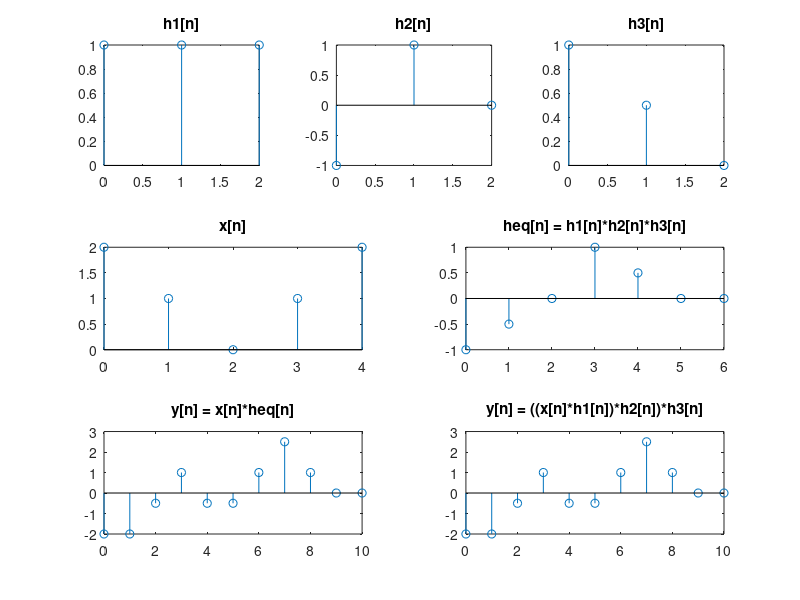

Source code (MATLAB):
%Laboratorio 3

figure(1);%set(1,'Name','Associação em série: S: S1 -> S2 -> S3');
	nh=0:2; nx = 0:4; ny = 0:10;

    h1 = [1 1 1];
    subplot(3,3,1);
    stem(nh, h1);
    title('h1[n]');
    %axis([-5 12 -1.5 1.5]);

    h2 = [-1 1 0];
    subplot(3,3,2);
    stem(nh, h2);
    title('h2[n]');
    %axis([-10 10 -1.5 1.5]);

    h3 = [1 0.5 0];
    subplot(3,3,3);
    stem(nh, h3);
    title('h3[n]');
    %axis([-10 10 -1.5 1.5]);

    x = [2 1 0 1 2];
    subplot(3,2,3);
    stem(nx, x);
    title('x[n]');
    %axis([-10 10 -1.5 1.5]);
    
	%------------------------------------------------
	%------------------------------------------------

	y1 = conv(x, h1);
    
    y2 = conv(y1,h2);

    y3 = conv(y2,h3);

    heq = conv(conv(h1,h2),h3);
    subplot(3,2,4);
    stem(0:6,heq);
    title('heq[n] = h1[n]*h2[n]*h3[n]');
    %axis([-15 15 -4.5 4.5]);

    %ya = y3;
    subplot(3,2,6);
    stem(ny,y3);
    title('y[n] = ((x[n]*h1[n])*h2[n])*h3[n]');
    %axis([-15 15 -4.5 4.5]);

    yb = conv(x,heq);
    subplot(3,2,5);
    stem(ny,yb);
    title('y[n] = x[n]*heq[n]');
    %axis([-15 15 -4.5 4.5]);
